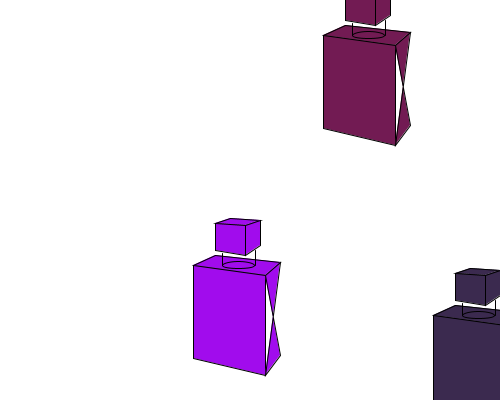
Frame 1 (no input)
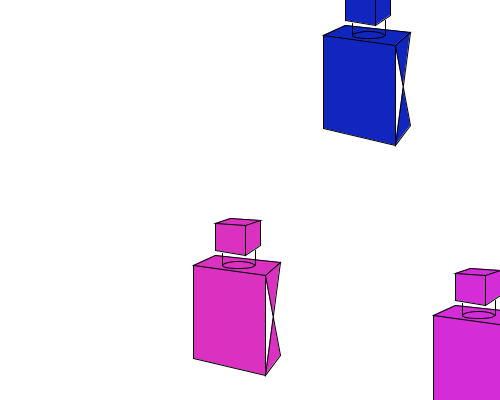
Frame 60 (the mouse pressed at the canvas centre just before this capture)
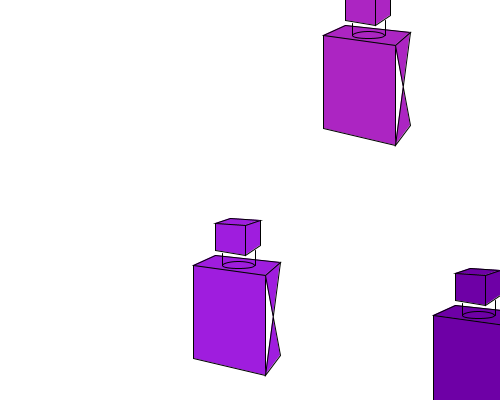
Frame 120 (the mouse held since frame 60 and released just before this capture)

The Processing sketch that drew these frames (run headless with seeded random() and noise(); from frame 60 on, the mouse is pressed at the canvas centre):

// Processing sketch: processing_117861
// ── processing_117861.pde

Perfume red;
Perfume green;
Perfume blue;
 
void setup() {
  size(500, 400);
  smooth();
  red = new Perfume(150, 100, 1.2, 100, 255, 0, 0);
  green = new Perfume(390, 150, 0.5, 50, 0, 255, 0);
  blue = new Perfume(280, -130, 1.8, 200, 0, 0, 255);

}
 
void draw() {
  background(255);
 
  red.display();
  green.display();   
  blue.display();
}



class Perfume {
  //data
  float x, y;
  float a, b;
  float c, d, e;
 

 
  //constructor
  Perfume(float xpos, float ypos, float r, float fv, float re, float gr, float bl) {
    x = xpos;
    y = ypos;
    r = re;



  }
 
  //function
  void display() {
  pushMatrix();
  translate(x, y);
  rotate(b);
  fill(random(250), random(50), random(250));

  quad(80, 118, 110, 120, 95, 125, 65, 123);
  quad(110, 120, 110, 145, 95, 155, 95, 125);
  quad(65, 123, 95, 125, 95, 155, 65, 150);
  quad(65, 155, 130, 162, 115, 175, 43, 165);
  quad(43, 165, 115, 175, 115, 275, 43, 258);
  quad(115, 175, 130, 162, 115, 275, 130, 255);
  ellipse(88, 165, 32, 7);
  line(72, 153, 72, 165);
  line(105, 150, 105, 165);
  popMatrix();
  }
 

 
}
